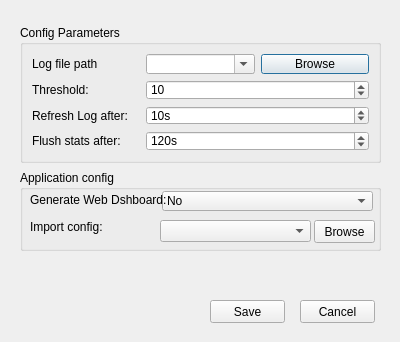
<?xml version="1.0" encoding="UTF-8"?>
<ui version="4.0">
 <class>ConfigurationSettingsDialog</class>
 <widget class="QDialog" name="ConfigurationSettingsDialog">
  <property name="geometry">
   <rect>
    <x>0</x>
    <y>0</y>
    <width>400</width>
    <height>342</height>
   </rect>
  </property>
  <property name="windowTitle">
   <string>Dialog</string>
  </property>
  <widget class="QComboBox" name="webDashboardCombo">
   <property name="geometry">
    <rect>
     <x>162</x>
     <y>191</y>
     <width>211</width>
     <height>20</height>
    </rect>
   </property>
   <item>
    <property name="text">
     <string>No</string>
    </property>
   </item>
   <item>
    <property name="text">
     <string>Yes</string>
    </property>
   </item>
  </widget>
  <widget class="QLabel" name="ImportConfigLabel">
   <property name="geometry">
    <rect>
     <x>30</x>
     <y>217</y>
     <width>105</width>
     <height>20</height>
    </rect>
   </property>
   <property name="text">
    <string>Import config:</string>
   </property>
  </widget>
  <widget class="QGroupBox" name="configParamsGroupBox">
   <property name="geometry">
    <rect>
     <x>20</x>
     <y>25</y>
     <width>361</width>
     <height>138</height>
    </rect>
   </property>
   <property name="title">
    <string>Config Parameters</string>
   </property>
   <layout class="QGridLayout" name="gridLayout_4">
    <item row="4" column="0">
     <widget class="QLabel" name="flushDelayLabel">
      <property name="text">
       <string>Flush stats after:</string>
      </property>
     </widget>
    </item>
    <item row="1" column="0">
     <widget class="QLabel" name="logLocationLabel">
      <property name="text">
       <string>Log file path</string>
      </property>
     </widget>
    </item>
    <item row="2" column="0">
     <widget class="QLabel" name="thresholdLimitLabel">
      <property name="text">
       <string>Threshold:</string>
      </property>
     </widget>
    </item>
    <item row="3" column="0">
     <widget class="QLabel" name="refreshDelayLabel">
      <property name="text">
       <string>Refresh Log after:</string>
      </property>
     </widget>
    </item>
    <item row="1" column="1">
     <widget class="QComboBox" name="loglocationCombo">
      <property name="enabled">
       <bool>true</bool>
      </property>
      <property name="cursor">
       <cursorShape>IBeamCursor</cursorShape>
      </property>
      <property name="focusPolicy">
       <enum>Qt::StrongFocus</enum>
      </property>
      <property name="editable">
       <bool>true</bool>
      </property>
      <property name="currentText">
       <string/>
      </property>
      <property name="sizeAdjustPolicy">
       <enum>QComboBox::AdjustToMinimumContentsLengthWithIcon</enum>
      </property>
     </widget>
    </item>
    <item row="1" column="2">
     <widget class="QPushButton" name="browseLogFileButton">
      <property name="text">
       <string>Browse</string>
      </property>
     </widget>
    </item>
    <item row="2" column="1" colspan="2">
     <widget class="QSpinBox" name="thresholdLimitSpinner">
      <property name="suffix">
       <string/>
      </property>
      <property name="minimum">
       <number>1</number>
      </property>
      <property name="maximum">
       <number>1000000</number>
      </property>
      <property name="value">
       <number>10</number>
      </property>
     </widget>
    </item>
    <item row="3" column="1" colspan="2">
     <widget class="QSpinBox" name="refreshDelaySpinner">
      <property name="suffix">
       <string>s</string>
      </property>
      <property name="minimum">
       <number>1</number>
      </property>
      <property name="maximum">
       <number>10000000</number>
      </property>
      <property name="value">
       <number>10</number>
      </property>
     </widget>
    </item>
    <item row="4" column="1" colspan="2">
     <widget class="QSpinBox" name="flushDelaySpinner">
      <property name="suffix">
       <string>s</string>
      </property>
      <property name="minimum">
       <number>1</number>
      </property>
      <property name="maximum">
       <number>10000000</number>
      </property>
      <property name="value">
       <number>120</number>
      </property>
     </widget>
    </item>
   </layout>
  </widget>
  <widget class="QLabel" name="webDashboardLabel">
   <property name="geometry">
    <rect>
     <x>30</x>
     <y>190</y>
     <width>161</width>
     <height>20</height>
    </rect>
   </property>
   <property name="text">
    <string>Generate Web Dshboard:</string>
   </property>
  </widget>
  <widget class="QPushButton" name="saveButton">
   <property name="geometry">
    <rect>
     <x>210</x>
     <y>300</y>
     <width>75</width>
     <height>23</height>
    </rect>
   </property>
   <property name="text">
    <string>Save</string>
   </property>
  </widget>
  <widget class="QPushButton" name="cancelButton">
   <property name="geometry">
    <rect>
     <x>300</x>
     <y>300</y>
     <width>75</width>
     <height>23</height>
    </rect>
   </property>
   <property name="text">
    <string>Cancel</string>
   </property>
  </widget>
  <widget class="QLabel" name="settingWarningsLabel">
   <property name="geometry">
    <rect>
     <x>20</x>
     <y>260</y>
     <width>361</width>
     <height>31</height>
    </rect>
   </property>
   <property name="text">
    <string/>
   </property>
  </widget>
  <widget class="QPushButton" name="browseConfigPathButton">
   <property name="geometry">
    <rect>
     <x>314</x>
     <y>220</y>
     <width>61</width>
     <height>23</height>
    </rect>
   </property>
   <property name="text">
    <string>Browse</string>
   </property>
  </widget>
  <widget class="QComboBox" name="configPathCombo">
   <property name="geometry">
    <rect>
     <x>160</x>
     <y>220</y>
     <width>151</width>
     <height>22</height>
    </rect>
   </property>
  </widget>
  <widget class="QGroupBox" name="applicationConfigGroupBox">
   <property name="geometry">
    <rect>
     <x>20</x>
     <y>170</y>
     <width>361</width>
     <height>81</height>
    </rect>
   </property>
   <property name="title">
    <string>Application config</string>
   </property>
   <layout class="QGridLayout" name="gridLayout_5"/>
  </widget>
  <zorder>applicationConfigGroupBox</zorder>
  <zorder>webDashboardCombo</zorder>
  <zorder>ImportConfigLabel</zorder>
  <zorder>configParamsGroupBox</zorder>
  <zorder>webDashboardLabel</zorder>
  <zorder>saveButton</zorder>
  <zorder>cancelButton</zorder>
  <zorder>settingWarningsLabel</zorder>
  <zorder>browseConfigPathButton</zorder>
  <zorder>configPathCombo</zorder>
 </widget>
 <resources/>
 <connections/>
</ui>
